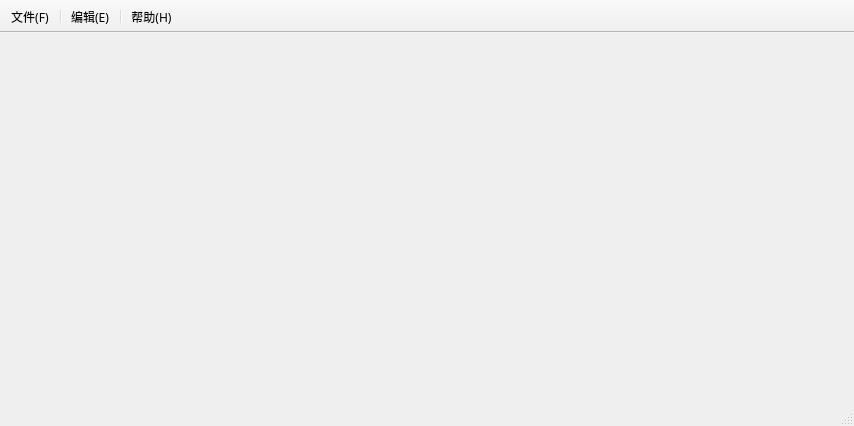
<?xml version="1.0" encoding="UTF-8"?>
<ui version="4.0">
 <class>MainWindow</class>
 <widget class="QMainWindow" name="MainWindow">
  <property name="geometry">
   <rect>
    <x>0</x>
    <y>0</y>
    <width>854</width>
    <height>426</height>
   </rect>
  </property>
  <property name="windowTitle">
   <string>MainWindow</string>
  </property>
  <property name="windowIcon">
   <iconset>
    <normaloff>:/myImages/images/pencil-icon.png</normaloff>:/myImages/images/pencil-icon.png</iconset>
  </property>
  <widget class="QWidget" name="centralWidget"/>
  <widget class="QMenuBar" name="menuBar">
   <property name="enabled">
    <bool>true</bool>
   </property>
   <property name="geometry">
    <rect>
     <x>0</x>
     <y>0</y>
     <width>854</width>
     <height>23</height>
    </rect>
   </property>
  </widget>
  <widget class="QStatusBar" name="statusBar"/>
  <widget class="QToolBar" name="toolBar">
   <property name="enabled">
    <bool>true</bool>
   </property>
   <property name="font">
    <font>
     <family>微软雅黑</family>
     <pointsize>9</pointsize>
    </font>
   </property>
   <property name="mouseTracking">
    <bool>false</bool>
   </property>
   <property name="windowTitle">
    <string>toolBar</string>
   </property>
   <property name="movable">
    <bool>false</bool>
   </property>
   <property name="iconSize">
    <size>
     <width>24</width>
     <height>24</height>
    </size>
   </property>
   <attribute name="toolBarArea">
    <enum>TopToolBarArea</enum>
   </attribute>
   <attribute name="toolBarBreak">
    <bool>false</bool>
   </attribute>
   <addaction name="action_Tool_File"/>
   <addaction name="separator"/>
   <addaction name="action_Tool_Edit"/>
   <addaction name="separator"/>
   <addaction name="action_Tool_About"/>
  </widget>
  <action name="action_New">
   <property name="icon">
    <iconset>
     <normaloff>:/myImages/images/document-icon.png</normaloff>:/myImages/images/document-icon.png</iconset>
   </property>
   <property name="text">
    <string>新建(&amp;N)</string>
   </property>
   <property name="shortcut">
    <string>Ctrl+N</string>
   </property>
  </action>
  <action name="action_Open">
   <property name="icon">
    <iconset>
     <normaloff>:/myImages/images/folder-icon.png</normaloff>:/myImages/images/folder-icon.png</iconset>
   </property>
   <property name="text">
    <string>打开(&amp;O)</string>
   </property>
   <property name="shortcut">
    <string>Ctrl+O</string>
   </property>
  </action>
  <action name="action_Close">
   <property name="icon">
    <iconset>
     <normaloff>:/myImages/images/power-icon.png</normaloff>:/myImages/images/power-icon.png</iconset>
   </property>
   <property name="text">
    <string>关闭(&amp;C)</string>
   </property>
   <property name="shortcut">
    <string>Ctrl+W</string>
   </property>
  </action>
  <action name="action_Save">
   <property name="icon">
    <iconset>
     <normaloff>:/myImages/images/memorycard-icon.png</normaloff>:/myImages/images/memorycard-icon.png</iconset>
   </property>
   <property name="text">
    <string>保存(&amp;S)</string>
   </property>
   <property name="shortcut">
    <string>Ctrl+S</string>
   </property>
  </action>
  <action name="action_SaveAs">
   <property name="icon">
    <iconset>
     <normaloff>:/myImages/images/frames-icon.png</normaloff>:/myImages/images/frames-icon.png</iconset>
   </property>
   <property name="text">
    <string>另存为(&amp;A)</string>
   </property>
  </action>
  <action name="action_Print">
   <property name="icon">
    <iconset>
     <normaloff>:/myImages/images/Polaroid-icon.png</normaloff>:/myImages/images/Polaroid-icon.png</iconset>
   </property>
   <property name="text">
    <string>打印(&amp;P)</string>
   </property>
   <property name="shortcut">
    <string>Ctrl+P</string>
   </property>
  </action>
  <action name="action_Undo">
   <property name="icon">
    <iconset>
     <normaloff>:/myImages/images/undo.png</normaloff>:/myImages/images/undo.png</iconset>
   </property>
   <property name="text">
    <string>撤销(&amp;Z)</string>
   </property>
   <property name="shortcut">
    <string>Ctrl+Z</string>
   </property>
  </action>
  <action name="action_Cut">
   <property name="icon">
    <iconset>
     <normaloff>:/myImages/images/cut.png</normaloff>:/myImages/images/cut.png</iconset>
   </property>
   <property name="text">
    <string>剪切(&amp;X)</string>
   </property>
   <property name="shortcut">
    <string>Ctrl+X</string>
   </property>
  </action>
  <action name="action_Copy">
   <property name="icon">
    <iconset>
     <normaloff>:/myImages/images/copy.png</normaloff>:/myImages/images/copy.png</iconset>
   </property>
   <property name="text">
    <string>复制(&amp;C)</string>
   </property>
   <property name="shortcut">
    <string>Ctrl+C</string>
   </property>
  </action>
  <action name="action_Past">
   <property name="icon">
    <iconset>
     <normaloff>:/myImages/images/past.png</normaloff>:/myImages/images/past.png</iconset>
   </property>
   <property name="text">
    <string>粘贴(&amp;V)</string>
   </property>
   <property name="shortcut">
    <string>Ctrl+V</string>
   </property>
  </action>
  <action name="action_Find">
   <property name="icon">
    <iconset>
     <normaloff>:/myImages/images/magnifying-glass-icon.png</normaloff>:/myImages/images/magnifying-glass-icon.png</iconset>
   </property>
   <property name="text">
    <string>查找(&amp;F)</string>
   </property>
   <property name="shortcut">
    <string>Ctrl+F</string>
   </property>
  </action>
  <action name="action_Quit">
   <property name="icon">
    <iconset>
     <normaloff>:/myImages/images/running-icon.png</normaloff>:/myImages/images/running-icon.png</iconset>
   </property>
   <property name="text">
    <string>退出(&amp;X)</string>
   </property>
   <property name="shortcut">
    <string>Ctrl+Q</string>
   </property>
  </action>
  <action name="action_About">
   <property name="enabled">
    <bool>true</bool>
   </property>
   <property name="icon">
    <iconset>
     <normaloff>:/myImages/images/about.png</normaloff>:/myImages/images/about.png</iconset>
   </property>
   <property name="text">
    <string>关于(&amp;A)</string>
   </property>
   <property name="shortcut">
    <string>F1</string>
   </property>
   <property name="visible">
    <bool>true</bool>
   </property>
  </action>
  <action name="action_Tool_File">
   <property name="text">
    <string>文件(&amp;F)</string>
   </property>
   <property name="toolTip">
    <string>文件</string>
   </property>
   <property name="shortcut">
    <string>Alt+F</string>
   </property>
  </action>
  <action name="action_Tool_Edit">
   <property name="text">
    <string>编辑(&amp;E)</string>
   </property>
   <property name="toolTip">
    <string>编辑</string>
   </property>
   <property name="shortcut">
    <string>Alt+E</string>
   </property>
  </action>
  <action name="action_Tool_About">
   <property name="text">
    <string>帮助(&amp;H)</string>
   </property>
   <property name="shortcut">
    <string>Alt+H</string>
   </property>
  </action>
 </widget>
 <layoutdefault spacing="6" margin="11"/>
 <resources/>
 <connections/>
</ui>
